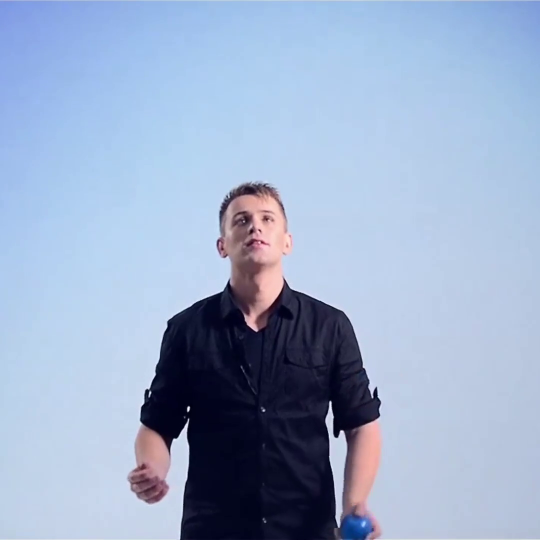
#> input picture frame 22 of Trajectory Prediction/Adv-IP.mp4, 1080 x 1080 px (shown at 1/2 size)
$ python P4.py
#> lines starting #> are read from the running program, lines starting #| are printed output that depends on the picture; after the words box and inside, x2 and y2 are one past the last pixel; in counts of white or black regions, pixels touching at a corner belong together
#> further down, frame is the input picture: shape (1080, 1080, 3); mean B, G, R 200.8, 172, 154.5
import cv2
import numpy as np


# creating the kalman filter algo
kf = cv2.KalmanFilter(4, 2)
kf.measurementMatrix = np.array([[1, 0, 0, 0], [0, 1, 0, 0]], np.float32)
kf.transitionMatrix = np.array([[1, 0, 1, 0], [0, 1, 0, 1], [0, 0, 1, 0], [0, 0, 0, 1]], np.float32)

def Estimate( x, y):

   #To estimate the position of the object
   measured = np.array([[np.float32(x)], [np.float32(y)]])
   kf.correct(measured)
   predicted = kf.predict()

   return predicted


def findingContours(frame):

   x,y,w,h=0,0,0,0
   contours,_=cv2.findContours(frame,cv2.RETR_EXTERNAL,cv2.CHAIN_APPROX_SIMPLE)
   for contour in contours:
      area= cv2.contourArea(contour)

      if area>500:

         #cv2.drawContours(res,contour,-1,(255,0,0),3)
         peri=cv2.arcLength(contour,True)
         approx=cv2.approxPolyDP(contour,0.02*peri,True)
         x,y,w,h= cv2.boundingRect(approx)

   # Returning mid point of the blob
   return x+w/2,y+h/2,w,h


def Masking( frame):

   #Set threshold to filter only blue color
   lower= np.array([130,30,0])
   upper= np.array([255,255,90])
   mask= cv2.inRange( frame, lower, upper)
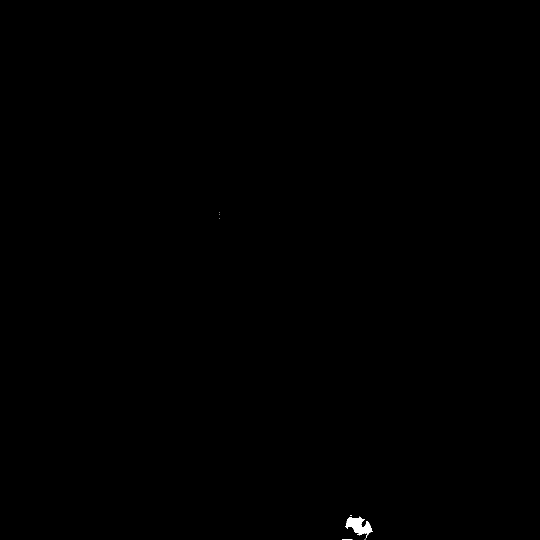
#> mask: shape (1080, 1080) (shown at 1/2 size); 0.11% white; 8 white regions (6 under 20 px), largest, box (x1, y1, x2, y2) and area: (690, 1034, 746, 1076) 1179, (684, 1078, 705, 1080) 35

   # Dilate
   k= np.ones((10, 10))
   maskDilated = cv2.dilate(mask, k)
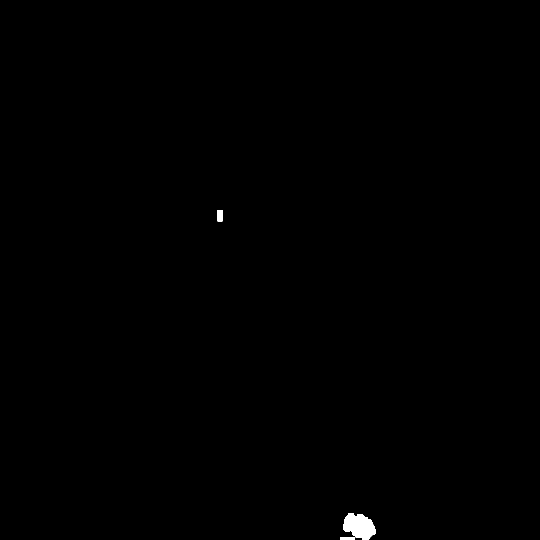
#> maskDilated: shape (1080, 1080) (shown at 1/2 size); 0.24% white; 3 white regions
   maskC= cv2.bitwise_and(frame,frame,mask=maskDilated)
   maskC= cv2.resize(maskC,(800,800))
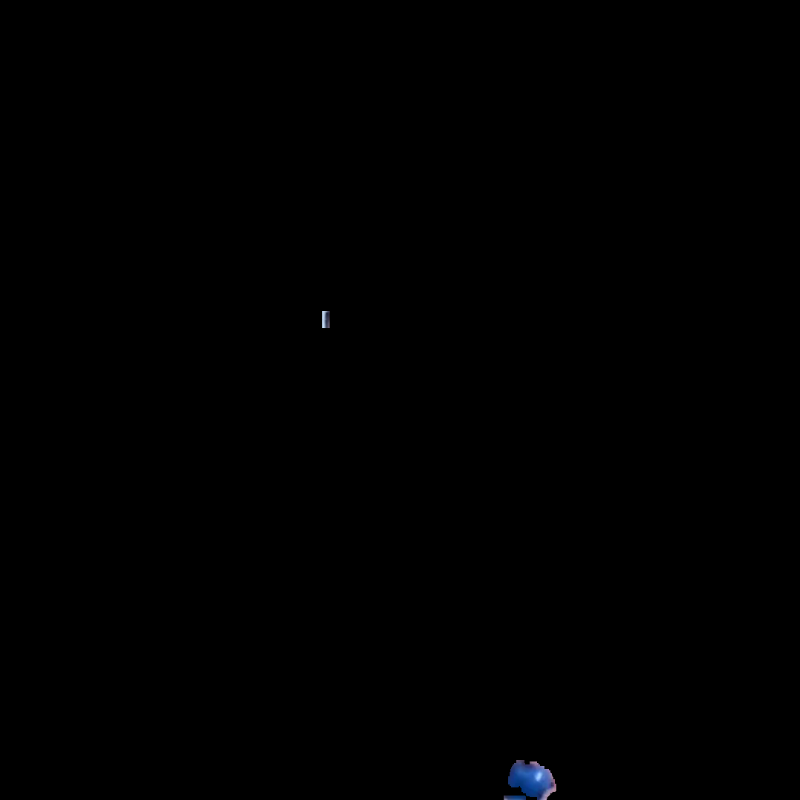
#> maskC: shape (800, 800, 3); mean B, G, R 0.4, 0.2, 0.1

   return maskDilated,maskC

#Performs required image processing to get ball coordinated
def drawing(frame,points):

   for i in range (1,len(points)):
      cv2.line(frame, points[i - 1], points[i], (0, 0, 255), 2)

vid = cv2.VideoCapture('Adv-IP.mp4')
points=[]
predicted= np.zeros((2, 1), np.float32)
count =0

while(vid.isOpened()):
   ret, frame= vid.read()

   if(ret == True):

      mask,_= Masking(frame)
      _,maskC= Masking(frame)

      if cv2.waitKey(1) & 0xFF == ord('a'):
#> (key q is pressed here)
         count+=1
         cv2.imwrite('ball'+str(count)+'.jpg',maskC)

      nextPoint=[]
      x,y,w,h= findingContours(mask)
#> in findingContours, `contours,_=cv2.findContours(frame,cv2.RETR_EXTERNAL,cv2.CHAIN_APPROX_S..`: contours = 3 contours; box (x1, y1, x2, y2) and area: (686, 1026, 751, 1080) 2318, (435, 420, 445, 443) 198, (680, 1074, 710, 1080) 144
#> the loop in findingContours, `for contour in contours:` made 3 passes
#> (area, peri, x, y, w, h) on pass 2: (2318, 221.4, 686, 1026, 65, 54)
#> area on pass 1: 144.5
#> x = 718.5; y = 1053; w = 65; h = 54
      nextPoint.append((int(x),int(y)))
      for i in nextPoint:
         points.append(i)
#> this loop made 1 pass
#> i on pass 1: (718, 1053)
#> after the loop, points = [(718, 1053)]

      predicted = Estimate(x, y)
#> in Estimate, `measured = np.array([[np.float32(x)], [np.float32(y)]])`: measured = [718.5, 1053]
#> predicted = [0, 0, 0, 0]

      # avoiding the drawing of lines when ball disappears from the screen
      if (0,0) in points:
         points.remove((0,0))

      # disappearing of tracking line
      if len(points)>15:
         del points[0]
      drawing(frame,points)


      #Draw actual coords
      cv2.circle(frame, (int(x), int(y)), 20, [0,0,255], 2, 7)
#> frame: shape (1080, 1080, 3); 0.03% of pixels changed, all inside (x1, y1, x2, y2) = (697, 1032, 740, 1075)
      cv2.line(frame, (int(x), int(y + 20)), (int(x + 50), int(y )), [0,0,0], 2,7)
#> frame: shape (1080, 1080, 3); mean B, G, R 200.7, 172, 154.6
      cv2.putText(frame, "Actual", (int(x + 50), int(y + 20)), cv2.FONT_HERSHEY_SIMPLEX,0.5, [0,0,255])
#> frame: shape (1080, 1080, 3); mean B, G, R 200.7, 172, 154.6

      #Draw Kalman Filter Predicted output
#> (the run stopped early here; a loop or call above may not have finished)
